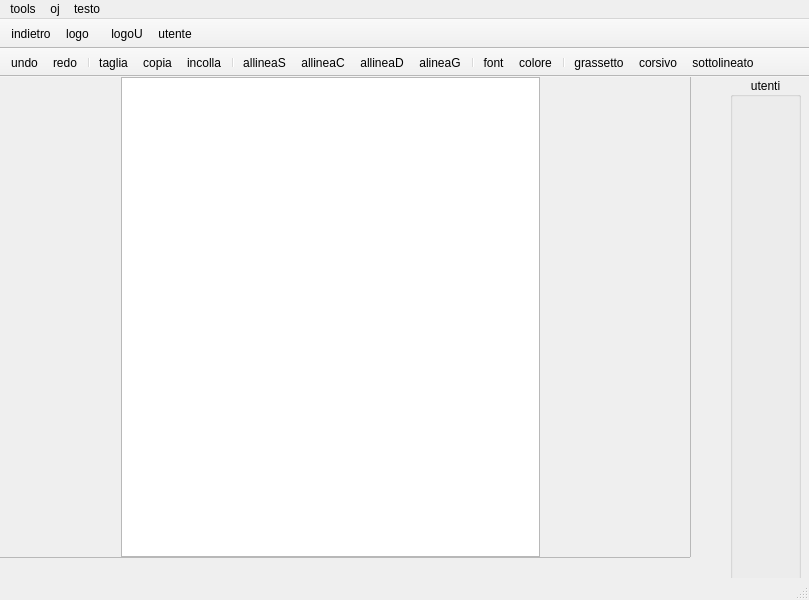
<?xml version="1.0" encoding="UTF-8"?>
<ui version="4.0">
 <class>Editor</class>
 <widget class="QMainWindow" name="Editor">
  <property name="geometry">
   <rect>
    <x>0</x>
    <y>0</y>
    <width>809</width>
    <height>600</height>
   </rect>
  </property>
  <property name="windowTitle">
   <string>MainWindow</string>
  </property>
  <widget class="QWidget" name="centralwidget">
   <widget class="QGroupBox" name="groupBox">
    <property name="geometry">
     <rect>
      <x>730</x>
      <y>0</y>
      <width>71</width>
      <height>511</height>
     </rect>
    </property>
    <property name="title">
     <string>utenti</string>
    </property>
    <property name="alignment">
     <set>Qt::AlignCenter</set>
    </property>
    <property name="flat">
     <bool>false</bool>
    </property>
    <layout class="QVBoxLayout" name="verticalLayout_2">
     <item>
      <layout class="QVBoxLayout" name="verticalLayout"/>
     </item>
    </layout>
   </widget>
   <widget class="QScrollArea" name="scrollArea">
    <property name="geometry">
     <rect>
      <x>-30</x>
      <y>-10</y>
      <width>721</width>
      <height>491</height>
     </rect>
    </property>
    <property name="sizeIncrement">
     <size>
      <width>0</width>
      <height>0</height>
     </size>
    </property>
    <property name="lineWidth">
     <number>7</number>
    </property>
    <property name="midLineWidth">
     <number>0</number>
    </property>
    <property name="widgetResizable">
     <bool>true</bool>
    </property>
    <property name="alignment">
     <set>Qt::AlignCenter</set>
    </property>
    <widget class="QWidget" name="scrollAreaWidgetContents">
     <property name="geometry">
      <rect>
       <x>0</x>
       <y>0</y>
       <width>719</width>
       <height>489</height>
      </rect>
     </property>
     <property name="sizePolicy">
      <sizepolicy hsizetype="Preferred" vsizetype="Expanding">
       <horstretch>0</horstretch>
       <verstretch>50</verstretch>
      </sizepolicy>
     </property>
     <property name="focusPolicy">
      <enum>Qt::TabFocus</enum>
     </property>
     <layout class="QVBoxLayout" name="verticalLayout_3">
      <property name="sizeConstraint">
       <enum>QLayout::SetNoConstraint</enum>
      </property>
      <property name="leftMargin">
       <number>150</number>
      </property>
      <property name="rightMargin">
       <number>150</number>
      </property>
      <property name="bottomMargin">
       <number>0</number>
      </property>
      <item>
       <widget class="QTextEdit" name="txt">
        <property name="sizePolicy">
         <sizepolicy hsizetype="Expanding" vsizetype="Expanding">
          <horstretch>0</horstretch>
          <verstretch>100</verstretch>
         </sizepolicy>
        </property>
        <property name="verticalScrollBarPolicy">
         <enum>Qt::ScrollBarAlwaysOff</enum>
        </property>
        <property name="horizontalScrollBarPolicy">
         <enum>Qt::ScrollBarAlwaysOff</enum>
        </property>
        <property name="sizeAdjustPolicy">
         <enum>QAbstractScrollArea::AdjustIgnored</enum>
        </property>
       </widget>
      </item>
     </layout>
    </widget>
   </widget>
  </widget>
  <widget class="QMenuBar" name="menubar">
   <property name="geometry">
    <rect>
     <x>0</x>
     <y>0</y>
     <width>809</width>
     <height>21</height>
    </rect>
   </property>
   <widget class="QMenu" name="menutools">
    <property name="title">
     <string>tools</string>
    </property>
    <addaction name="actionredo"/>
    <addaction name="actioncopia"/>
    <addaction name="separator"/>
    <addaction name="actionincolla"/>
    <addaction name="actiontaglia"/>
    <addaction name="actionundo"/>
   </widget>
   <widget class="QMenu" name="menuoj">
    <property name="title">
     <string>oj</string>
    </property>
    <addaction name="actionallineaD"/>
    <addaction name="actionallineaS"/>
    <addaction name="actionallineaC"/>
    <addaction name="actionalineaG"/>
   </widget>
   <widget class="QMenu" name="menutesto">
    <property name="title">
     <string>testo</string>
    </property>
    <addaction name="actionfont"/>
    <addaction name="actiongrassetto"/>
    <addaction name="actioncorsivo"/>
    <addaction name="actionsottolineato"/>
    <addaction name="actioncolore"/>
   </widget>
   <addaction name="menutools"/>
   <addaction name="menuoj"/>
   <addaction name="menutesto"/>
  </widget>
  <widget class="QStatusBar" name="statusbar"/>
  <widget class="QToolBar" name="toolBar">
   <property name="windowTitle">
    <string>toolBar</string>
   </property>
   <property name="movable">
    <bool>false</bool>
   </property>
   <attribute name="toolBarArea">
    <enum>TopToolBarArea</enum>
   </attribute>
   <attribute name="toolBarBreak">
    <bool>false</bool>
   </attribute>
   <addaction name="actionindietro"/>
   <addaction name="actionlogo"/>
  </widget>
  <widget class="QToolBar" name="toolBar_3">
   <property name="windowTitle">
    <string>toolBar_3</string>
   </property>
   <property name="movable">
    <bool>false</bool>
   </property>
   <attribute name="toolBarArea">
    <enum>TopToolBarArea</enum>
   </attribute>
   <attribute name="toolBarBreak">
    <bool>false</bool>
   </attribute>
   <addaction name="actionlogoU"/>
   <addaction name="actionutete"/>
  </widget>
  <widget class="QToolBar" name="toolBar_2">
   <property name="windowTitle">
    <string>toolBar_2</string>
   </property>
   <property name="movable">
    <bool>false</bool>
   </property>
   <attribute name="toolBarArea">
    <enum>TopToolBarArea</enum>
   </attribute>
   <attribute name="toolBarBreak">
    <bool>true</bool>
   </attribute>
   <addaction name="actionundo"/>
   <addaction name="actionredo"/>
   <addaction name="separator"/>
   <addaction name="actiontaglia"/>
   <addaction name="actioncopia"/>
   <addaction name="actionincolla"/>
   <addaction name="separator"/>
   <addaction name="actionallineaS"/>
   <addaction name="actionallineaC"/>
   <addaction name="actionallineaD"/>
   <addaction name="actionalineaG"/>
   <addaction name="separator"/>
   <addaction name="actionfont"/>
   <addaction name="actioncolore"/>
   <addaction name="separator"/>
   <addaction name="actiongrassetto"/>
   <addaction name="actioncorsivo"/>
   <addaction name="actionsottolineato"/>
  </widget>
  <action name="actionindietro">
   <property name="text">
    <string>indietro</string>
   </property>
  </action>
  <action name="actionlogo">
   <property name="icon">
    <iconset resource="images.qrc">
     <normaloff>:/images/img/logo.png</normaloff>:/images/img/logo.png</iconset>
   </property>
   <property name="text">
    <string>logo</string>
   </property>
  </action>
  <action name="actionlogoU">
   <property name="text">
    <string>logoU</string>
   </property>
  </action>
  <action name="actionutete">
   <property name="text">
    <string>utente</string>
   </property>
  </action>
  <action name="actionredo">
   <property name="text">
    <string>redo</string>
   </property>
  </action>
  <action name="actioncopia">
   <property name="text">
    <string>copia</string>
   </property>
  </action>
  <action name="actionincolla">
   <property name="text">
    <string>incolla</string>
   </property>
  </action>
  <action name="actiontaglia">
   <property name="text">
    <string>taglia</string>
   </property>
  </action>
  <action name="actionundo">
   <property name="text">
    <string>undo</string>
   </property>
  </action>
  <action name="actionallineaD">
   <property name="checkable">
    <bool>true</bool>
   </property>
   <property name="text">
    <string>allineaD</string>
   </property>
  </action>
  <action name="actionallineaS">
   <property name="checkable">
    <bool>true</bool>
   </property>
   <property name="text">
    <string>allineaS</string>
   </property>
  </action>
  <action name="actionallineaC">
   <property name="checkable">
    <bool>true</bool>
   </property>
   <property name="text">
    <string>allineaC</string>
   </property>
  </action>
  <action name="actionalineaG">
   <property name="checkable">
    <bool>true</bool>
   </property>
   <property name="text">
    <string>alineaG</string>
   </property>
  </action>
  <action name="actionfont">
   <property name="text">
    <string>font</string>
   </property>
  </action>
  <action name="actiongrassetto">
   <property name="checkable">
    <bool>true</bool>
   </property>
   <property name="text">
    <string>grassetto</string>
   </property>
  </action>
  <action name="actioncorsivo">
   <property name="checkable">
    <bool>true</bool>
   </property>
   <property name="text">
    <string>corsivo</string>
   </property>
  </action>
  <action name="actionsottolineato">
   <property name="checkable">
    <bool>true</bool>
   </property>
   <property name="text">
    <string>sottolineato</string>
   </property>
  </action>
  <action name="actioncolore">
   <property name="text">
    <string>colore</string>
   </property>
  </action>
 </widget>
 <resources>
  <include location="images.qrc"/>
 </resources>
 <connections/>
</ui>
